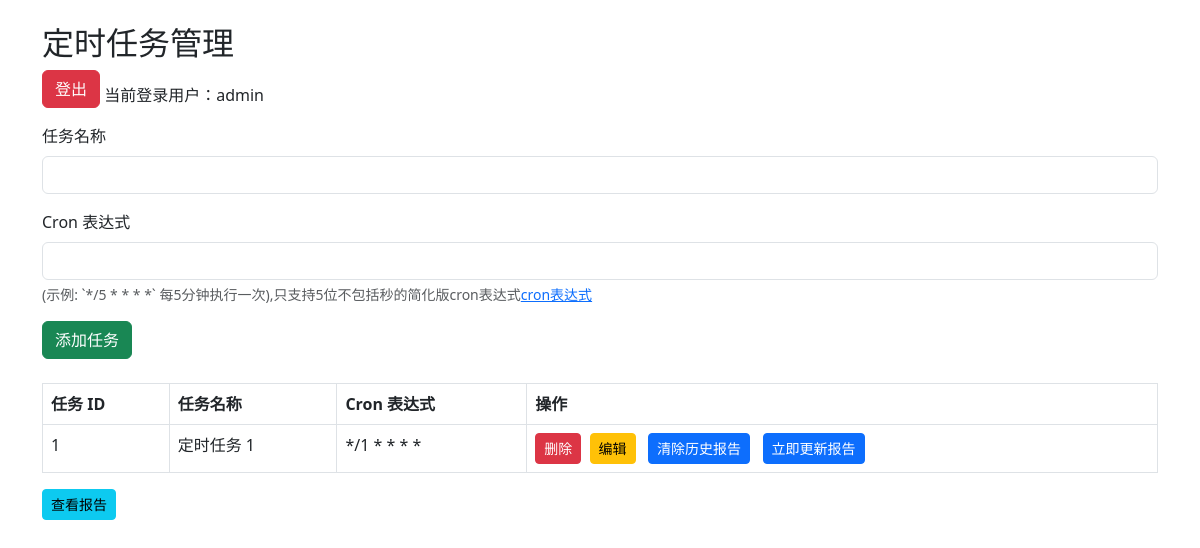
/tasks (signed in), run on an earlier commit of the app's database.
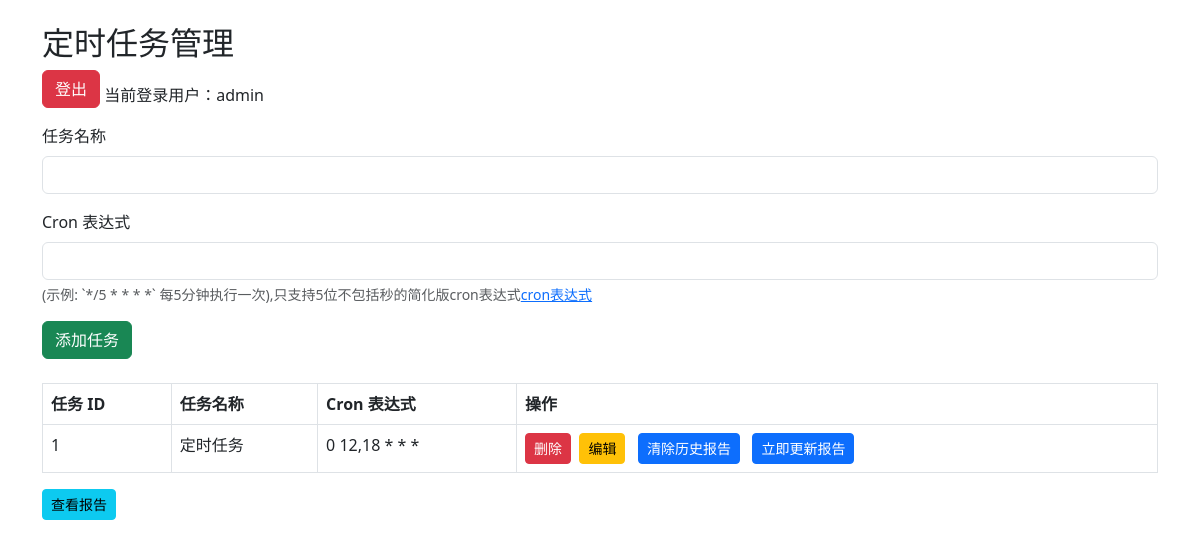
And on a later commit of the database.
### app/models.py (models this page shows)
class User(db.Model, UserMixin):
    id = db.Column(db.Integer, primary_key=True)
    username = db.Column(db.String(20), unique=True, nullable=False)
    password = db.Column(db.String(60), nullable=False)

class Task(db.Model):
    id = db.Column(db.Integer, primary_key=True)
    name = db.Column(db.String(100), nullable=False)
    cron = db.Column(db.String(100), nullable=False)
    user_id = db.Column(db.Integer, db.ForeignKey('user.id'), nullable=False)

### app/routes.py (the view)
@app.route('/tasks')
@login_required
def tasks():
    all_tasks = Task.query.all()  # 获取所有任务，而不是仅当前用户的任务
    return render_template('tasks.html', tasks=all_tasks, taskId=None)

### app/__init__.py (called while the page is built)
@login_manager.user_loader
def load_user(user_id):
    from app.models import User
    return User.query.get(int(user_id))

### templates/tasks.html (shortened to what this page needs)
{% extends "base.html" %}
{% block content %}
{% set messages_shown = False %}
<h2 class="mt-4">定时任务管理</h2>
<a href="{{ url_for('logout') }}" class="btn btn-danger mb-3">登出</a>
<span id="current-user">当前登录用户：{{ current_user.username }}</span>
<form method="POST" action="{{ url_for('add_task') }}" class="mb-4">
    <div class="mb-3">
        <label for="task_name" class="form-label">任务名称</label>
        <input type="text" name="task_name" id="task_name" class="form-control" required>
    </div>
    <div class="mb-3">
        <label for="cron_expression" class="form-label">Cron 表达式</label>
        <input type="text" name="cron_expression" id="cron_expression" class="form-control" required>
        <div class="form-text">(示例: `*/5 * * * *` 每5分钟执行一次),只支持5位不包括秒的简化版cron表达式<a href="https://cron.ciding.cc/" target="_blank">cron表达式</a></div>
    </div>
    <button type="submit" class="btn btn-success">添加任务</button>
</form>
<table class="table table-bordered">
    <thead>
        <tr>
            <th>任务 ID</th>
            <th>任务名称</th>
            <th>Cron 表达式</th>
            <th>操作</th>
        </tr>
    </thead>
    <tbody>
        {% for task in tasks %}
        <tr>
            <td>{{ task.id }}</td>
            <td>{{ task.name }}</td>
            <td>{{ task.cron }}</td>
            <td>
                <form method="POST" action="{{ url_for('delete_task', task_id=task.id) }}" style="display: inline-block;">
                    <button class="btn btn-danger btn-sm">删除</button>&nbsp;
                </form>
                <a href="{{ url_for('edit_task', task_id=task.id) }}" class="btn btn-warning btn-sm">编辑</a> &nbsp;
                <a href="{{ url_for('clear_report', task_id=task.id) }}" class="btn btn-primary btn-sm">清除历史报告</a> &nbsp;
                <a href="{{ url_for('run_task', task_id=task.id) }}" class="btn btn-primary btn-sm">立即更新报告</a> &nbsp;
            </td>
        </tr>
        {% endfor %}
    </tbody>
</table>
 <button id="view-report" class="btn btn-info btn-sm">查看报告</button>&nbsp;
{% endblock %}

### templates/base.html (shortened to what this page needs)
<!DOCTYPE html>
<html lang="en">
<head>
    <link rel="stylesheet" href="https://cdn.jsdelivr.net/npm/bootstrap@5.3.0-alpha1/dist/css/bootstrap.min.css">
</head>
<body>
    <div class="container">
        {% block content %}{% endblock %}
    </div>
</body>
</html>

What changed in the data, as far as the page shows it:
changed Task id 1: name "定时任务 1" → "定时任务"; cron "*/1 * * * *" → "0 12,18 * * *"
